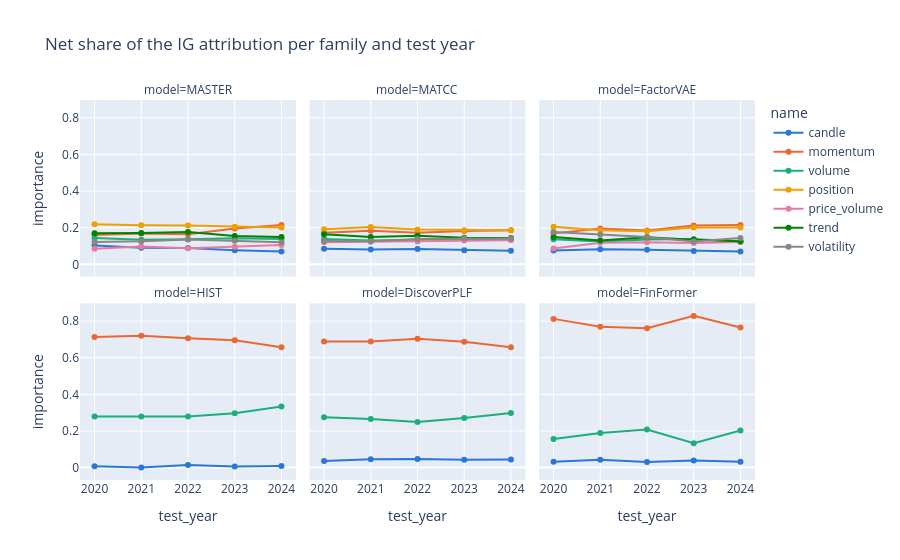

Here is the notebook cell this chart was saved with:
### Markdown cell above
## 3. Which families the models rely on, per year

Net family shares of IG (score target), mean over universes and seeds, per model and test year; then the difference between the high-volatility and the calm years. The market family is left out (zero with the day-mean baseline).

### Code cell
family = load_importance("ig_joint", "pred", "family", "net")
family = family[(family["pred_len"] == PRED_LEN) & family["universe"].isin(CORE_UNIVERSES) & (family["name"] != "market")]
print(f"{family.groupby(['model', 'universe', 'seed', 'test_year']).ngroups} explained runs")
family["regime"] = family["test_year"].map(REGIME)
shares = family.groupby(["model", "test_year", "name"])["importance"].mean().reset_index()
px.line(shares, x="test_year", y="importance", color="name", facet_col="model", facet_col_wrap=3, markers=True,
        category_orders={"model": MODELS}, color_discrete_sequence=viz.THEMES[False]["series"] + ["#898781"],
        title="Net share of the IG attribution per family and test year").show()
shift = family.pivot_table(index=["model", "name"], columns="regime", values="importance", aggfunc="mean")
shift["high - calm"] = shift["high volatility"] - shift["calm"]
shift.reindex(MODELS, level=0)

### Figure 1 — Plotly figure (JSON) as saved in the notebook; plotly's stock layout.template omitted (floating-point values rounded to 4 significant figures)
{"data": [{"hovertemplate": "name=candle<br>model=MASTER<br>test_year=%{x}<br>importance=%{y}<extra></extra>", "legendgroup": "candle", "line": {"color": "#2a78d6", "dash": "solid"}, "marker": {"symbol": "circle"}, "mode": "lines+markers", "name": "candle", "orientation": "v", "showlegend": true, "type": "scatter", "x": [2020, 2021, 2022, 2023, 2024], "xaxis": "x4", "y": [0.1024, 0.09041, 0.08848, 0.07667, 0.07012], "yaxis": "y4"}, {"hovertemplate": "name=candle<br>model=MATCC<br>test_year=%{x}<br>importance=%{y}<extra></extra>", "legendgroup": "candle", "line": {"color": "#2a78d6", "dash": "solid"}, "marker": {"symbol": "circle"}, "mode": "lines+markers", "name": "candle", "orientation": "v", "showlegend": false, "type": "scatter", "x": [2020, 2021, 2022, 2023, 2024], "xaxis": "x5", "y": [0.08503, 0.08146, 0.08329, 0.07713, 0.07459], "yaxis": "y5"}, {"hovertemplate": "name=candle<br>model=FactorVAE<br>test_year=%{x}<br>importance=%{y}<extra></extra>", "legendgroup": "candle", "line": {"color": "#2a78d6", "dash": "solid"}, "marker": {"symbol": "circle"}, "mode": "lines+markers", "name": "candle", "orientation": "v", "showlegend": false, "type": "scatter", "x": [2020, 2021, 2022, 2023, 2024], "xaxis": "x6", "y": [0.07565, 0.08226, 0.07962, 0.07319, 0.06954], "yaxis": "y6"}, {"hovertemplate": "name=candle<br>model=HIST<br>test_year=%{x}<br>importance=%{y}<extra></extra>", "legendgroup": "candle", "line": {"color": "#2a78d6", "dash": "solid"}, "marker": {"symbol": "circle"}, "mode": "lines+markers", "name": "candle", "orientation": "v", "showlegend": false, "type": "scatter", "x": [2020, 2021, 2022, 2023, 2024], "xaxis": "x", "y": [0.007665, 0.001141, 0.01481, 0.00675, 0.008651], "yaxis": "y"}, {"hovertemplate": "name=candle<br>model=DiscoverPLF<br>test_year=%{x}<br>importance=%{y}<extra></extra>", "legendgroup": "candle", "line": {"color": "#2a78d6", "dash": "solid"}, "marker": {"symbol": "circle"}, "mode": "lines+markers", "name": "candle", "orientation": "v", "showlegend": false, "type": "scatter", "x": [2020, 2021, 2022, 2023, 2024], "xaxis": "x2", "y": [0.03619, 0.04618, 0.0476, 0.04246, 0.04438], "yaxis": "y2"}, {"hovertemplate": "name=candle<br>model=FinFormer<br>test_year=%{x}<br>importance=%{y}<extra></extra>", "legendgroup": "candle", "line": {"color": "#2a78d6", "dash": "solid"}, "marker": {"symbol": "circle"}, "mode": "lines+markers", "name": "candle", "orientation": "v", "showlegend": false, "type": "scatter", "x": [2020, 2021, 2022, 2023, 2024], "xaxis": "x3", "y": [0.03198, 0.04291, 0.03081, 0.03878, 0.03224], "yaxis": "y3"}, {"hovertemplate": "name=momentum<br>model=MASTER<br>test_year=%{x}<br>importance=%{y}<extra></extra>", "legendgroup": "momentum", "line": {"color": "#eb6834", "dash": "solid"}, "marker": {"symbol": "circle"}, "mode": "lines+markers", "name": "momentum", "orientation": "v", "showlegend": true, "type": "scatter", "x": [2020, 2021, 2022, 2023, 2024], "xaxis": "x4", "y": [0.1595, 0.1686, 0.164, 0.1957, 0.2146], "yaxis": "y4"}, {"hovertemplate": "name=momentum<br>model=MATCC<br>test_year=%{x}<br>importance=%{y}<extra></extra>", "legendgroup": "momentum", "line": {"color": "#eb6834", "dash": "solid"}, "marker": {"symbol": "circle"}, "mode": "lines+markers", "name": "momentum", "orientation": "v", "showlegend": false, "type": "scatter", "x": [2020, 2021, 2022, 2023, 2024], "xaxis": "x5", "y": [0.1725, 0.1836, 0.172, 0.1819, 0.1865], "yaxis": "y5"}, {"hovertemplate": "name=momentum<br>model=FactorVAE<br>test_year=%{x}<br>importance=%{y}<extra></extra>", "legendgroup": "momentum", "line": {"color": "#eb6834", "dash": "solid"}, "marker": {"symbol": "circle"}, "mode": "lines+markers", "name": "momentum", "orientation": "v", "showlegend": false, "type": "scatter", "x": [2020, 2021, 2022, 2023, 2024], "xaxis": "x6", "y": [0.169, 0.1955, 0.1848, 0.2125, 0.2152], "yaxis": "y6"}, {"hovertemplate": "name=momentum<br>model=HIST<br>test_year=%{x}<br>importance=%{y}<extra></extra>", "legendgroup": "momentum", "line": {"color": "#eb6834", "dash": "solid"}, "marker": {"symbol": "circle"}, "mode": "lines+markers", "name": "momentum", "orientation": "v", "showlegend": false, "type": "scatter", "x": [2020, 2021, 2022, 2023, 2024], "xaxis": "x", "y": [0.7127, 0.7203, 0.7057, 0.6959, 0.6571], "yaxis": "y"}, {"hovertemplate": "name=momentum<br>model=DiscoverPLF<br>test_year=%{x}<br>importance=%{y}<extra></extra>", "legendgroup": "momentum", "line": {"color": "#eb6834", "dash": "solid"}, "marker": {"symbol": "circle"}, "mode": "lines+markers", "name": "momentum", "orientation": "v", "showlegend": false, "type": "scatter", "x": [2020, 2021, 2022, 2023, 2024], "xaxis": "x2", "y": [0.6885, 0.6889, 0.7029, 0.6871, 0.6574], "yaxis": "y2"}, {"hovertemplate": "name=momentum<br>model=FinFormer<br>test_year=%{x}<br>importance=%{y}<extra></extra>", "legendgroup": "momentum", "line": {"color": "#eb6834", "dash": "solid"}, "marker": {"symbol": "circle"}, "mode": "lines+markers", "name": "momentum", "orientation": "v", "showlegend": false, "type": "scatter", "x": [2020, 2021, 2022, 2023, 2024], "xaxis": "x3", "y": [0.812, 0.7687, 0.7613, 0.8283, 0.7647], "yaxis": "y3"}, {"hovertemplate": "name=volume<br>model=MASTER<br>test_year=%{x}<br>importance=%{y}<extra></extra>", "legendgroup": "volume", "line": {"color": "#1baf7a", "dash": "solid"}, "marker": {"symbol": "circle"}, "mode": "lines+markers", "name": "volume", "orientation": "v", "showlegend": true, "type": "scatter", "x": [2020, 2021, 2022, 2023, 2024], "xaxis": "x4", "y": [0.143, 0.1342, 0.1367, 0.143, 0.1388], "yaxis": "y4"}, {"hovertemplate": "name=volume<br>model=MATCC<br>test_year=%{x}<br>importance=%{y}<extra></extra>", "legendgroup": "volume", "line": {"color": "#1baf7a", "dash": "solid"}, "marker": {"symbol": "circle"}, "mode": "lines+markers", "name": "volume", "orientation": "v", "showlegend": false, "type": "scatter", "x": [2020, 2021, 2022, 2023, 2024], "xaxis": "x5", "y": [0.1385, 0.1301, 0.1348, 0.1374, 0.1368], "yaxis": "y5"}, {"hovertemplate": "name=volume<br>model=FactorVAE<br>test_year=%{x}<br>importance=%{y}<extra></extra>", "legendgroup": "volume", "line": {"color": "#1baf7a", "dash": "solid"}, "marker": {"symbol": "circle"}, "mode": "lines+markers", "name": "volume", "orientation": "v", "showlegend": false, "type": "scatter", "x": [2020, 2021, 2022, 2023, 2024], "xaxis": "x6", "y": [0.1369, 0.1252, 0.1362, 0.1376, 0.123], "yaxis": "y6"}, {"hovertemplate": "name=volume<br>model=HIST<br>test_year=%{x}<br>importance=%{y}<extra></extra>", "legendgroup": "volume", "line": {"color": "#1baf7a", "dash": "solid"}, "marker": {"symbol": "circle"}, "mode": "lines+markers", "name": "volume", "orientation": "v", "showlegend": false, "type": "scatter", "x": [2020, 2021, 2022, 2023, 2024], "xaxis": "x", "y": [0.2796, 0.2785, 0.2795, 0.2973, 0.3342], "yaxis": "y"}, {"hovertemplate": "name=volume<br>model=DiscoverPLF<br>test_year=%{x}<br>importance=%{y}<extra></extra>", "legendgroup": "volume", "line": {"color": "#1baf7a", "dash": "solid"}, "marker": {"symbol": "circle"}, "mode": "lines+markers", "name": "volume", "orientation": "v", "showlegend": false, "type": "scatter", "x": [2020, 2021, 2022, 2023, 2024], "xaxis": "x2", "y": [0.2753, 0.265, 0.2495, 0.2704, 0.2982], "yaxis": "y2"}, {"hovertemplate": "name=volume<br>model=FinFormer<br>test_year=%{x}<br>importance=%{y}<extra></extra>", "legendgroup": "volume", "line": {"color": "#1baf7a", "dash": "solid"}, "marker": {"symbol": "circle"}, "mode": "lines+markers", "name": "volume", "orientation": "v", "showlegend": false, "type": "scatter", "x": [2020, 2021, 2022, 2023, 2024], "xaxis": "x3", "y": [0.156, 0.1884, 0.2079, 0.1329, 0.203], "yaxis": "y3"}, {"hovertemplate": "name=position<br>model=MASTER<br>test_year=%{x}<br>importance=%{y}<extra></extra>", "legendgroup": "position", "line": {"color": "#eda100", "dash": "solid"}, "marker": {"symbol": "circle"}, "mode": "lines+markers", "name": "position", "orientation": "v", "showlegend": true, "type": "scatter", "x": [2020, 2021, 2022, 2023, 2024], "xaxis": "x4", "y": [0.2191, 0.2128, 0.2114, 0.2052, 0.2012], "yaxis": "y4"}, {"hovertemplate": "name=position<br>model=MATCC<br>test_year=%{x}<br>importance=%{y}<extra></extra>", "legendgroup": "position", "line": {"color": "#eda100", "dash": "solid"}, "marker": {"symbol": "circle"}, "mode": "lines+markers", "name": "position", "orientation": "v", "showlegend": false, "type": "scatter", "x": [2020, 2021, 2022, 2023, 2024], "xaxis": "x5", "y": [0.1911, 0.204, 0.1907, 0.1865, 0.1858], "yaxis": "y5"}, {"hovertemplate": "name=position<br>model=FactorVAE<br>test_year=%{x}<br>importance=%{y}<extra></extra>", "legendgroup": "position", "line": {"color": "#eda100", "dash": "solid"}, "marker": {"symbol": "circle"}, "mode": "lines+markers", "name": "position", "orientation": "v", "showlegend": false, "type": "scatter", "x": [2020, 2021, 2022, 2023, 2024], "xaxis": "x6", "y": [0.2051, 0.1857, 0.1811, 0.2005, 0.2006], "yaxis": "y6"}, {"hovertemplate": "name=price_volume<br>model=MASTER<br>test_year=%{x}<br>importance=%{y}<extra></extra>", "legendgroup": "price_volume", "line": {"color": "#e87ba4", "dash": "solid"}, "marker": {"symbol": "circle"}, "mode": "lines+markers", "name": "price_volume", "orientation": "v", "showlegend": true, "type": "scatter", "x": [2020, 2021, 2022, 2023, 2024], "xaxis": "x4", "y": [0.08459, 0.09775, 0.08764, 0.09581, 0.105], "yaxis": "y4"}, {"hovertemplate": "name=price_volume<br>model=MATCC<br>test_year=%{x}<br>importance=%{y}<extra></extra>", "legendgroup": "price_volume", "line": {"color": "#e87ba4", "dash": "solid"}, "marker": {"symbol": "circle"}, "mode": "lines+markers", "name": "price_volume", "orientation": "v", "showlegend": false, "type": "scatter", "x": [2020, 2021, 2022, 2023, 2024], "xaxis": "x5", "y": [0.1208, 0.1236, 0.1241, 0.1302, 0.1315], "yaxis": "y5"}, {"hovertemplate": "name=price_volume<br>model=FactorVAE<br>test_year=%{x}<br>importance=%{y}<extra></extra>", "legendgroup": "price_volume", "line": {"color": "#e87ba4", "dash": "solid"}, "marker": {"symbol": "circle"}, "mode": "lines+markers", "name": "price_volume", "orientation": "v", "showlegend": false, "type": "scatter", "x": [2020, 2021, 2022, 2023, 2024], "xaxis": "x6", "y": [0.08678, 0.1176, 0.1204, 0.1167, 0.1221], "yaxis": "y6"}, {"hovertemplate": "name=trend<br>model=MASTER<br>test_year=%{x}<br>importance=%{y}<extra></extra>", "legendgroup": "trend", "line": {"color": "#008300", "dash": "solid"}, "marker": {"symbol": "circle"}, "mode": "lines+markers", "name": "trend", "orientation": "v", "showlegend": true, "type": "scatter", "x": [2020, 2021, 2022, 2023, 2024], "xaxis": "x4", "y": [0.17, 0.1709, 0.1766, 0.1553, 0.149], "yaxis": "y4"}, {"hovertemplate": "name=trend<br>model=MATCC<br>test_year=%{x}<br>importance=%{y}<extra></extra>", "legendgroup": "trend", "line": {"color": "#008300", "dash": "solid"}, "marker": {"symbol": "circle"}, "mode": "lines+markers", "name": "trend", "orientation": "v", "showlegend": false, "type": "scatter", "x": [2020, 2021, 2022, 2023, 2024], "xaxis": "x5", "y": [0.1643, 0.1496, 0.1555, 0.1447, 0.1437], "yaxis": "y5"}, {"hovertemplate": "name=trend<br>model=FactorVAE<br>test_year=%{x}<br>importance=%{y}<extra></extra>", "legendgroup": "trend", "line": {"color": "#008300", "dash": "solid"}, "marker": {"symbol": "circle"}, "mode": "lines+markers", "name": "trend", "orientation": "v", "showlegend": false, "type": "scatter", "x": [2020, 2021, 2022, 2023, 2024], "xaxis": "x6", "y": [0.1496, 0.1306, 0.1484, 0.1343, 0.1259], "yaxis": "y6"}, {"hovertemplate": "name=volatility<br>model=MASTER<br>test_year=%{x}<br>importance=%{y}<extra></extra>", "legendgroup": "volatility", "line": {"color": "#898781", "dash": "solid"}, "marker": {"symbol": "circle"}, "mode": "lines+markers", "name": "volatility", "orientation": "v", "showlegend": true, "type": "scatter", "x": [2020, 2021, 2022, 2023, 2024], "xaxis": "x4", "y": [0.1214, 0.1254, 0.1352, 0.1283, 0.1212], "yaxis": "y4"}, {"hovertemplate": "name=volatility<br>model=MATCC<br>test_year=%{x}<br>importance=%{y}<extra></extra>", "legendgroup": "volatility", "line": {"color": "#898781", "dash": "solid"}, "marker": {"symbol": "circle"}, "mode": "lines+markers", "name": "volatility", "orientation": "v", "showlegend": false, "type": "scatter", "x": [2020, 2021, 2022, 2023, 2024], "xaxis": "x5", "y": [0.1278, 0.1264, 0.1385, 0.1417, 0.141], "yaxis": "y5"}, {"hovertemplate": "name=volatility<br>model=FactorVAE<br>test_year=%{x}<br>importance=%{y}<extra></extra>", "legendgroup": "volatility", "line": {"color": "#898781", "dash": "solid"}, "marker": {"symbol": "circle"}, "mode": "lines+markers", "name": "volatility", "orientation": "v", "showlegend": false, "type": "scatter", "x": [2020, 2021, 2022, 2023, 2024], "xaxis": "x6", "y": [0.177, 0.1631, 0.1495, 0.1252, 0.1436], "yaxis": "y6"}], "layout": {"annotations": [{"font": {}, "showarrow": false, "text": "model=HIST", "x": 0.16, "xanchor": "center", "xref": "paper", "y": 0.465, "yanchor": "bottom", "yref": "paper"}, {"font": {}, "showarrow": false, "text": "model=DiscoverPLF", "x": 0.5, "xanchor": "center", "xref": "paper", "y": 0.465, "yanchor": "bottom", "yref": "paper"}, {"font": {}, "showarrow": false, "text": "model=FinFormer", "x": 0.84, "xanchor": "center", "xref": "paper", "y": 0.465, "yanchor": "bottom", "yref": "paper"}, {"font": {}, "showarrow": false, "text": "model=MASTER", "x": 0.16, "xanchor": "center", "xref": "paper", "y": 1.0, "yanchor": "bottom", "yref": "paper"}, {"font": {}, "showarrow": false, "text": "model=MATCC", "x": 0.5, "xanchor": "center", "xref": "paper", "y": 1.0, "yanchor": "bottom", "yref": "paper"}, {"font": {}, "showarrow": false, "text": "model=FactorVAE", "x": 0.84, "xanchor": "center", "xref": "paper", "y": 1.0, "yanchor": "bottom", "yref": "paper"}], "legend": {"title": {"text": "name"}, "tracegroupgap": 0}, "title": {"text": "Net share of the IG attribution per family and test year"}, "xaxis": {"anchor": "y", "domain": [0.0, 0.32], "title": {"text": "test_year"}}, "xaxis2": {"anchor": "y2", "domain": [0.34, 0.66], "matches": "x", "title": {"text": "test_year"}}, "xaxis3": {"anchor": "y3", "domain": [0.68, 1.0], "matches": "x", "title": {"text": "test_year"}}, "xaxis4": {"anchor": "y4", "domain": [0.0, 0.32], "matches": "x", "showticklabels": false}, "xaxis5": {"anchor": "y5", "domain": [0.34, 0.66], "matches": "x", "showticklabels": false}, "xaxis6": {"anchor": "y6", "domain": [0.68, 1.0], "matches": "x", "showticklabels": false}, "yaxis": {"anchor": "x", "domain": [0.0, 0.465], "title": {"text": "importance"}}, "yaxis2": {"anchor": "x2", "domain": [0.0, 0.465], "matches": "y", "showticklabels": false}, "yaxis3": {"anchor": "x3", "domain": [0.0, 0.465], "matches": "y", "showticklabels": false}, "yaxis4": {"anchor": "x4", "domain": [0.535, 1.0], "matches": "y", "title": {"text": "importance"}}, "yaxis5": {"anchor": "x5", "domain": [0.535, 1.0], "matches": "y", "showticklabels": false}, "yaxis6": {"anchor": "x6", "domain": [0.535, 1.0], "matches": "y", "showticklabels": false}}}
